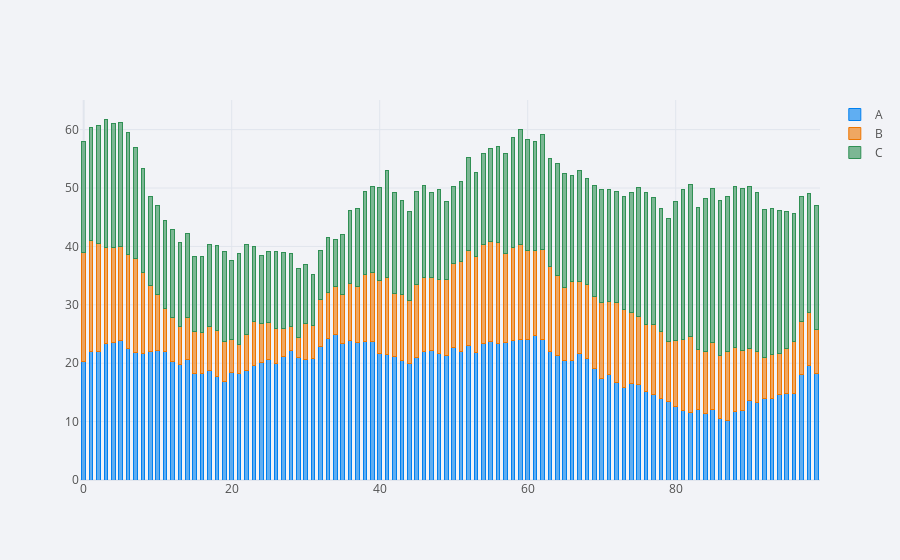

Notebook code for this chart:
### Code cell
cf.set_config_file(theme='polar')
df.iplot(kind = 'bar', barmode='stack', bargap=0.5)
